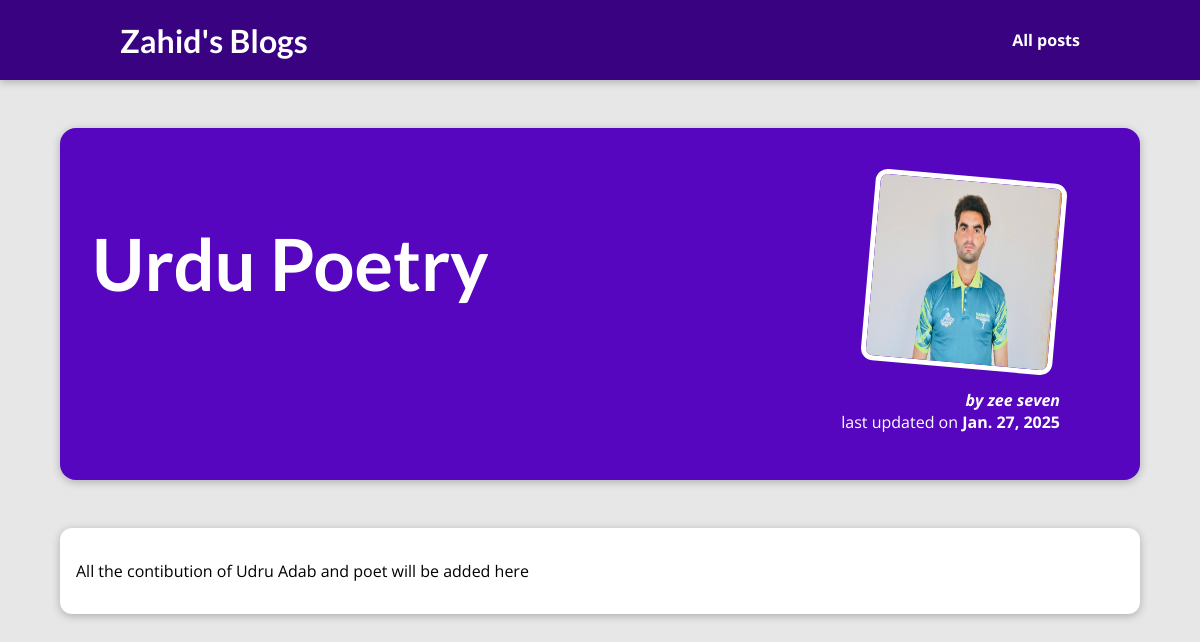
Page /posts/2/ on the committed database.
### blog/models.py (models this page shows, shortened)
class Posts(models.Model):
    title = models.CharField(max_length=100)
    excerpt = models.CharField(max_length=200)
    image_name = models.CharField(max_length=50)
    date = models.DateField(auto_now=True)
    content = models.TextField(validators=[MinLengthValidator(10)])
    author = models.ForeignKey(Author,on_delete=models.SET_NULL,null=True)
    tag = models.ManyToManyField(Tag)

class Author(models.Model):
    first_name = models.CharField(max_length=50)
    last_name = models.CharField(max_length=50)
    e_mail = models.EmailField()
    def __str__(self):
        return f"{self.first_name} {self.last_name}"

### blog/views.py (the view)
# urls.py: path("posts/<int:id>/", views.post_details, name="post-details"),  ]
def post_details(request, id):
    identified_post = get_object_or_404(Posts, id=id)
    return render(request, "blog/post-details.html", {
        "post": identified_post
    })

### blog/templates/blog/post-details.html (shortened to what this page needs)
{%extends "base.html"%}
{%load static %}
{% block css_files %}
<link rel="stylesheet" href="{% static 'blog/post-details.css' %}">
{%endblock%}
{% block content %}
 <section id="summary">
    <h2>{{post.title}}</h2>
    <article>
        <img src="{% static 'blog/imgs/'|add:post.image_name %}" alt="{{ post.title }}"/>
        <address>by <a href="mailto:{{ post.author.e_mail }}"> {{post.author}}</a></address>
        <div>
            last updated on <time>{{post.date}}</time>
        </div>
    </article>
 </section>
 <main>
    <p>{{post.content|linebreaks}}</p>
 </main>
{%endblock%}

### static/app.css (style rules this page uses)
* { box-sizing: border-box; }
html { font-family: 'Open Sans', 'Lato', sans-serif; }
body { margin: 0; }
h1, h2, h3 { font-family: 'Lato', sans-serif; font-weight: bold; }

### blog/static/blog/post-details.css (style rules this page uses)
body { background-color: #e7e7e7; }
#summary { margin: 8rem auto 3rem auto; padding: 2rem; width: 90%; max-width: 90rem; border-radius: 16px; background-color: #5706c0; position: relative; box-shadow: 0 2px 8px rgba(0, 0, 0, 0.25); height: 22rem; }
#summary h2 { color: white; font-size: 4.5rem; }
#summary article { position: absolute; top: 2rem; right: 3rem; padding: 1rem 2rem; border-radius: 12px; text-align: right; color: white; }
#summary article img { width: 12rem; height: 12rem; border-radius: 12px; transform: rotateZ(5deg); border: 5px solid white; margin-bottom: 1rem; }
#summary address { font-weight: bold; }
#summary a { color: white; text-decoration: none; }
#summary time { font-weight: bold; }
main { width: 90%; max-width: 90rem; margin: 3rem auto; background-color: white; padding: 1rem; border-radius: 12px; box-shadow: 0 2px 8px rgba(0, 0, 0, 0.25); }

### rows in the picture
Posts: title "Urdu Poetry", image_name (picture), author "zee seven", date "Jan. 27, 2025", content "All the contibution of Udru Adab and poet will be added here"
